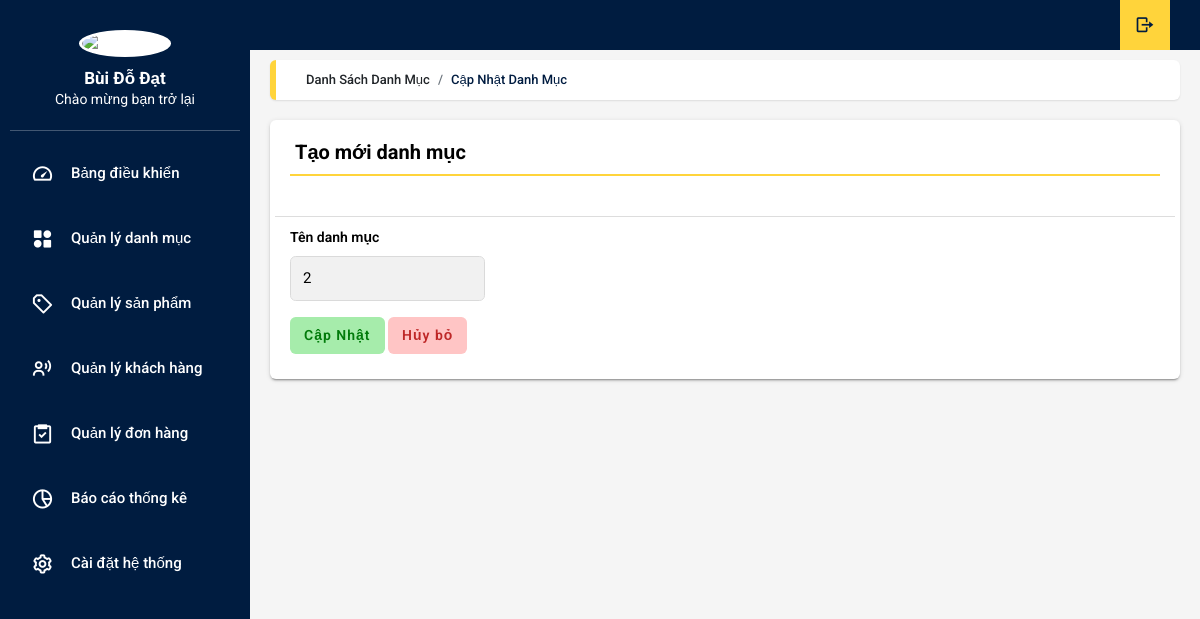
Page /admin/index.php?act=sua-danh-muc&id_danhmuc=18 on the earlier database version.
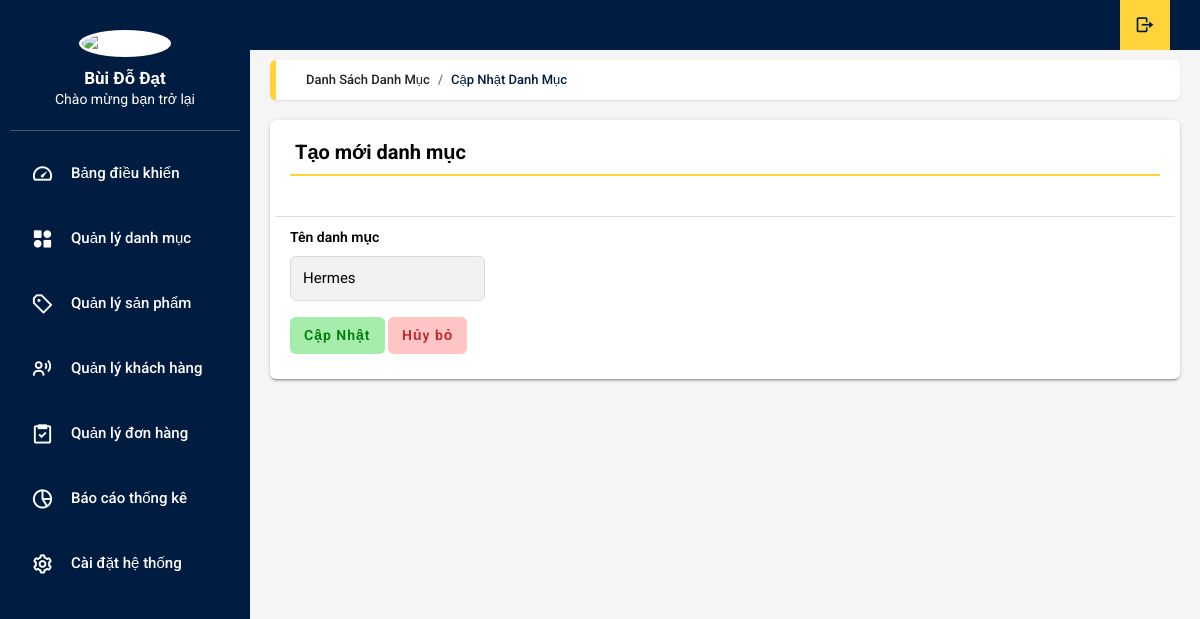
Same page on the later database version.
### tables this page shows
CREATE TABLE `danhmuc` (
  `id` int(11) NOT NULL,
  `ten` varchar(50) NOT NULL
);

### model/pdo.php (called while the page is built, shortened)
<?php
function pdo_get_connection(){
    $dburl = "mysql:host=localhost;dbname=shopnuochoa;charset=utf8";
    $username = 'root';
    $password = '';
    $conn = new PDO($dburl, $username, $password);
    $conn->setAttribute(PDO::ATTR_ERRMODE, PDO::ERRMODE_EXCEPTION);
    return $conn;
}
function pdo_query_one($sql){
    $sql_args = array_slice(func_get_args(), 1);
    try{
        $conn = pdo_get_connection();
        $stmt = $conn->prepare($sql);
        $stmt->execute($sql_args);
        $row = $stmt->fetch(PDO::FETCH_ASSOC);
        return $row;
    }
    catch(PDOException $e){
        throw $e;
    }
    finally{
        unset($conn);
    }
}

### model/danhmuc.php (called while the page is built, shortened)
<?php
    function loadone_danhmuc($id){
        $sql = "select * from danhmuc where id=$id";
        $dm = pdo_query_one($sql);
        return $dm;
    }
?>

### admin/danhmuc/cap-nhat-danh-muc.php (the view, shortened to what this page needs)
<div class="app-title">
      <ul class="app-breadcrumb breadcrumb">
        <li class="breadcrumb-item">Danh sách danh mục</li>
        <li class="breadcrumb-item"><a href="#">Cập Nhật danh mục</a></li>
      </ul>
    </div>
    <form action="index.php?act=cap-nhat-danh-muc" method="post">
    <div class="row">
      <div class="col-md-12">
        <div class="tile">
          <h3 class="tile-title">Tạo mới danh mục</h3>
          <div class="tile-body">
            <div class="row element-button">
            </div>
            <div class="row">
              <div class="form-group col-md-3">
                <label class="control-label">Tên danh mục</label>
                <input class="form-control" type="text" name="ten" value="<?=$dm['ten']?>">
              </div>
          </div>
          <input type="submit" class="btn btn-save" value="Cập Nhật" name="capnhat">
          <a class="btn btn-cancel" href="index.php?act=danh-sach-danh-muc">Hủy bỏ</a>
          </form>
  </main>

Differences in the rows shown:
changed danhmuc: ten "2" → "Hermes"
